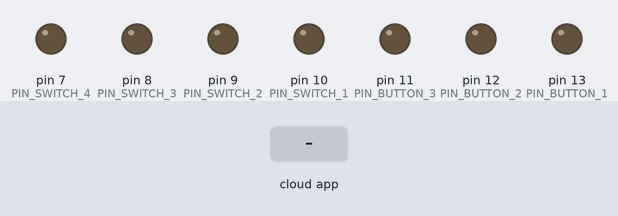
A sketch run on a simulated Arduino Uno, built with avr-gcc and run on an emulated ATmega328P. On the bench: output pins drawn as LEDs (lit = HIGH). The test bench sets the inputs (shaded band). The RemoteXY app is connected.

Above: at 1.2 s.
1.3 s: the phone or cloud app sets button_1 to 1
At 1.6 s:
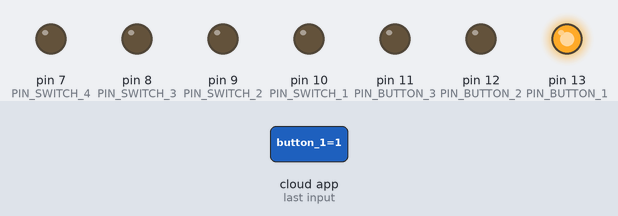
2.8 s: the phone or cloud app sets button_2 to 1
At 4.0 s:
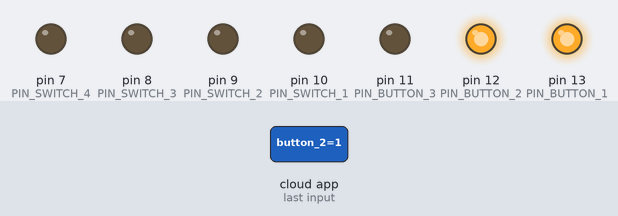
4.3 s: the phone or cloud app sets button_3 to 1
At 5.1 s:
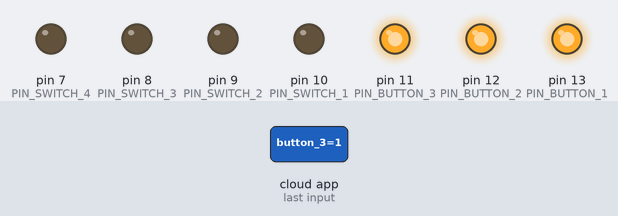
5.8 s: the phone or cloud app sets switch_1 to 1
At 6.2 s:
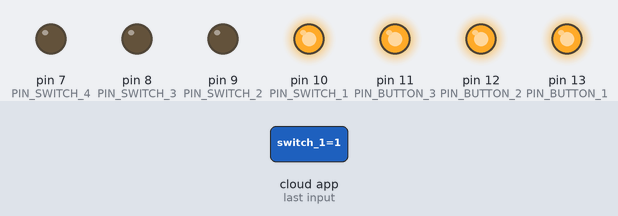
7.3 s: the phone or cloud app sets switch_2 to 1
At 8.5 s:
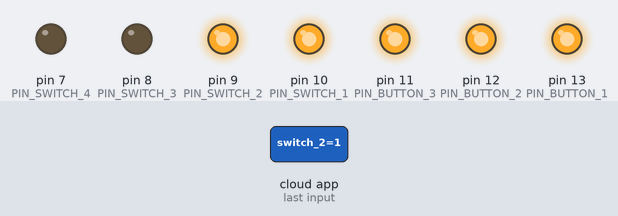
8.8 s: the phone or cloud app sets switch_3 to 1
At 9.7 s:
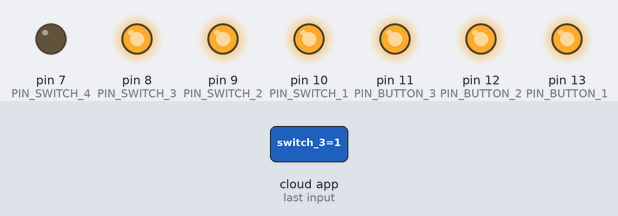
Timing chart, 0 to 11.3 s (numbered marks = the images above; inputs shaded):
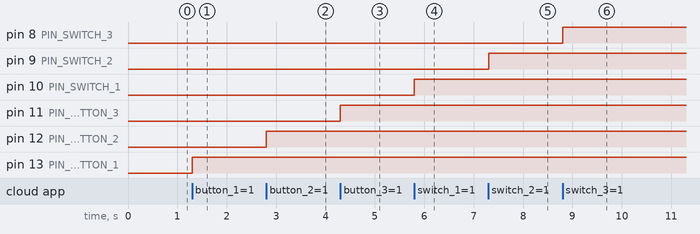

Measured:
- after the input at 1.3 s, pin 13 (PIN_BUTTON_1): LOW → HIGH at once
- after the input at 2.8 s, pin 12 (PIN_BUTTON_2): LOW → HIGH at once
- after the input at 4.3 s, pin 11 (PIN_BUTTON_3): LOW → HIGH at once
- after the input at 5.8 s, pin 10 (PIN_SWITCH_1): LOW → HIGH at once
- after the input at 7.3 s, pin 9 (PIN_SWITCH_2): LOW → HIGH at once
- after the input at 8.8 s, pin 8 (PIN_SWITCH_3): LOW → HIGH at once

The sketch:

IoT_product_code.ino
```cpp
#define REMOTEXY_MODE__ESP8266_HARDSERIAL_POINT

#include <RemoteXY.h>

// RemoteXY connection settings
#define REMOTEXY_SERIAL Serial
#define REMOTEXY_SERIAL_SPEED 115200
#define REMOTEXY_WIFI_SSID "RemoteXY"
#define REMOTEXY_WIFI_PASSWORD "123456789"
#define REMOTEXY_SERVER_PORT 6377


// RemoteXY configurate
#pragma pack(push, 1)
uint8_t RemoteXY_CONF[] =
  { 255,7,0,0,0,101,0,10,13,0,
  1,0,12,7,12,12,2,31,88,0,
  1,0,12,25,12,12,2,31,88,0,
  1,0,12,43,12,12,2,31,88,0,
  2,0,66,5,22,11,2,26,31,31,
  79,78,0,79,70,70,0,2,0,66,
  19,22,11,2,26,31,31,79,78,0,
  79,70,70,0,2,0,66,33,22,11,
  2,26,31,31,79,78,0,79,70,70,
  0,2,0,66,47,22,11,2,26,31,
  31,79,78,0,79,70,70,0 };

// this structure defines all the variables and events of your control interface
struct {

    // input variables
  uint8_t button_1; // =1 if button pressed, else =0
  uint8_t button_2; // =1 if button pressed, else =0
  uint8_t button_3; // =1 if button pressed, else =0
  uint8_t switch_1; // =1 if switch ON and =0 if OFF
  uint8_t switch_2; // =1 if switch ON and =0 if OFF
  uint8_t switch_3; // =1 if switch ON and =0 if OFF
  uint8_t switch_4; // =1 if switch ON and =0 if OFF

    // other variable
  uint8_t connect_flag;  // =1 if wire connected, else =0

} RemoteXY;
#pragma pack(pop)

#define PIN_BUTTON_1 13
#define PIN_BUTTON_2 12
#define PIN_BUTTON_3 11
#define PIN_SWITCH_1 10
#define PIN_SWITCH_2 9
#define PIN_SWITCH_3 8
#define PIN_SWITCH_4 7


void setup()
{
  RemoteXY_Init ();

  pinMode (PIN_BUTTON_1, OUTPUT);
  pinMode (PIN_BUTTON_2, OUTPUT);
  pinMode (PIN_BUTTON_3, OUTPUT);
  pinMode (PIN_SWITCH_1, OUTPUT);
  pinMode (PIN_SWITCH_2, OUTPUT);
  pinMode (PIN_SWITCH_3, OUTPUT);
  pinMode (PIN_SWITCH_4, OUTPUT);

  // TODO you setup code

}

void loop()
{
  RemoteXY_Handler ();

  digitalWrite(PIN_BUTTON_1, (RemoteXY.button_1==0)?LOW:HIGH);
  digitalWrite(PIN_BUTTON_2, (RemoteXY.button_2==0)?LOW:HIGH);
  digitalWrite(PIN_BUTTON_3, (RemoteXY.button_3==0)?LOW:HIGH);
  digitalWrite(PIN_SWITCH_1, (RemoteXY.switch_1==0)?LOW:HIGH);
  digitalWrite(PIN_SWITCH_2, (RemoteXY.switch_2==0)?LOW:HIGH);
  digitalWrite(PIN_SWITCH_3, (RemoteXY.switch_3==0)?LOW:HIGH);
  digitalWrite(PIN_SWITCH_4, (RemoteXY.switch_4==0)?LOW:HIGH);

  // TODO you loop code
  // use the RemoteXY structure for data transfer
  // do not call delay()


}
```
